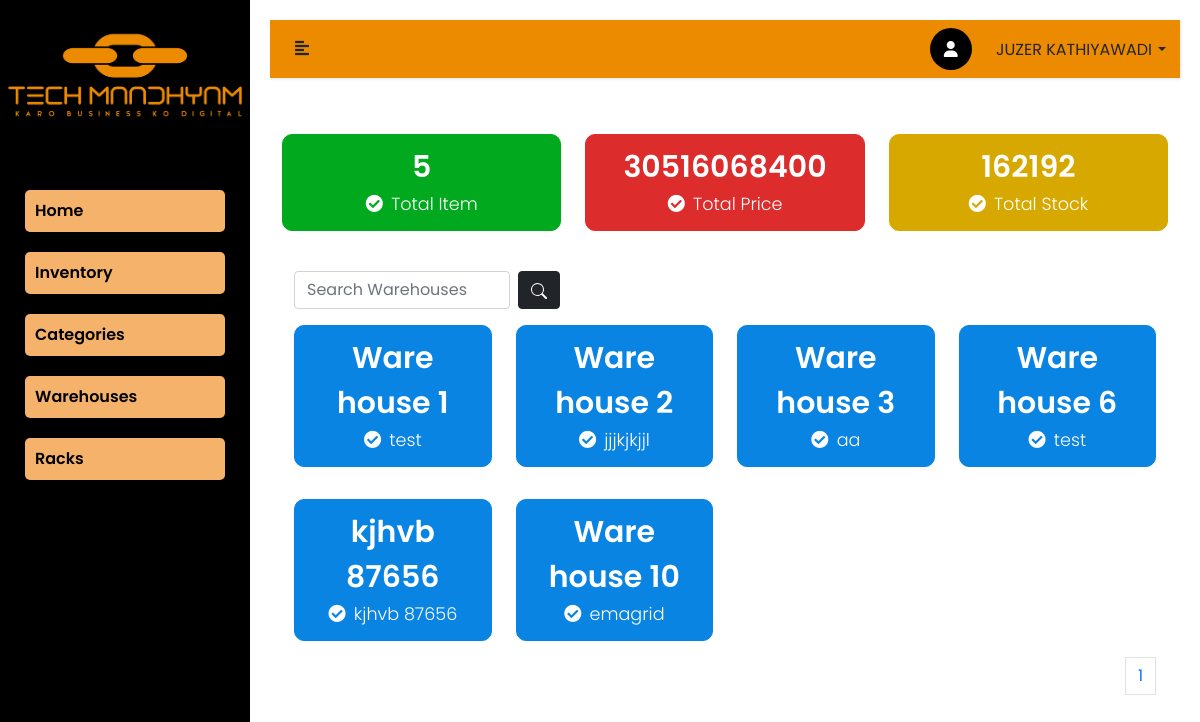
Page /home (signed in) on the committed database.
### inventory/models.py (models this page shows, shortened)
class Warehouse(models.Model):
    user = models.ForeignKey(User, on_delete=models.CASCADE, null=True)
    name = models.CharField(max_length=300)
    address = models.TextField(max_length=300, null=True)
    description = models.TextField(max_length=300, null=True)
    country = models.CharField(max_length=200, null = True)
    state = models.CharField(max_length=50, choices = STATE_CHOICES, null=True)
    city = models.CharField(max_length=100, null = True)
    zip_code = models.CharField(max_length=10, null=True)
    created_at = models.DateTimeField(auto_now_add=True, null=True, blank=True)
    updated_at = models.DateTimeField(auto_now_add=True, null=True, blank=True)

### core_app/views.py (the view)
# urls.py: path('home', views.Home.as_view(), name='home'),
@method_decorator([login_required], name="dispatch")
class Home(View):
    template_name: str = "home.html"
    def get(self, request):
        user = request.user
        data = Warehouse.objects.filter(user = user)
        paginator = Paginator(data, 8)
        page_number = request.GET.get('page')
        page_object = paginator.get_page(page_number)
        if user.is_superuser:
            userdetails: UserDetails = UserDetails.objects.all()
            total_item = Inventory.objects.all()
            total_item_count = total_item.count()
            total_price = 0
            total_stock = 0
            for i in total_item:
                total_price += int(i.price) * int(i.stock)
                total_stock += int(i.stock)
        else:
            userdetails: UserDetails = UserDetails.objects.get(user = user)
            total_item = Inventory.objects.filter(user = user)
            total_item_count = total_item.count()
            total_price = 0
            total_stock = 0
            for i in total_item:
                total_price += int(i.price) * int(i.stock)
                total_stock += int(i.stock)
        return render(request, self.template_name, locals())

### templates/home.html (shortened to what this page needs)
{% extends "base.html" %}
{% load static %}
{% block content %}
<div class="container">
  {% if page_object|length < 1 %}
    <div class="w-100">
        <div class="dashboard-cards-container mb-4">
            <div class="row">
                <div class="col-md-4 my-3">
                    <div class="dashboard-cards first_card">
                        <span class="dash-count">{{total_item_count}}</span>
                        <p class="dash-cards-title mb-0"><i class="fas fa-circle-check me-2"></i>Total Item</p>
                    </div>
                </div>
                <div class="col-md-4 my-3">
                    <div class="dashboard-cards second_card">
                        <span class="dash-count">{{total_price}}</span>
                        <p class="dash-cards-title mb-0"><i class="fas fa-circle-check me-2"></i></i>Total Price</p>
                    </div>
                </div>
                <div class="col-md-4 my-3">
                    <div class="dashboard-cards third_card">
                        <span class="dash-count">{{total_stock}}</span>
                        <p class="dash-cards-title mb-0"><i class="fas fa-circle-check me-2"></i>Total Stock</p>
                    </div>
                </div>
            </div>
        </div>
                <!-- <div class="col-md-3">
                    <div class="dashboard-cards forth_card">
                        <span class="dash-count">4000</span>
                        <p class="dash-cards-title mb-0"><i class="fas fa-circle-check me-2"></i>Total Completed</p>
                    </div>
                </div> -->
        <div class="container">
            <form class="d-flex" method="get" action="/search-warehouse">
                <input class="form-control me-2 w-25" type="search" placeholder="Search Warehouses" aria-label="Search"
                  name="search">
                <button class="btn btn-dark" type="submit"><svg xmlns="http://www.w3.org/2000/svg" width="16" height="16"
                    fill="currentColor" class="bi bi-search" viewBox="0 0 16 16">
                    <path
                      d="M11.742 10.344a6.5 6.5 0 1 0-1.397 1.398h-.001c.03.04.062.078.098.115l3.85 3.85a1 1 0 0 0 1.415-1.414l-3.85-3.85a1.007 1.007 0 0 0-.115-.1zM12 6.5a5.5 5.5 0 1 1-11 0 5.5 5.5 0 0 1 11 0z" />
                  </svg></button>
              </form>
        </div>
<br>
  <h3 class="text-center fw-bold mt-5">No WareHouse Found</h3>
        {% else %}
    <div class="w-100">
        <div class="dashboard-cards-container mb-4">
            <div class="row">
                <div class="col-md-4 my-3">
                    <div class="dashboard-cards first_card">
                        <span class="dash-count">{{total_item_count}}</span>
                        <p class="dash-cards-title mb-0"><i class="fas fa-circle-check me-2"></i>Total Item</p>
                    </div>
                </div>
                <div class="col-md-4 my-3">
                    <div class="dashboard-cards second_card">
                        <span class="dash-count">{{total_price}}</span>
                        <p class="dash-cards-title mb-0"><i class="fas fa-circle-check me-2"></i></i>Total Price</p>
                    </div>
                </div>
                <div class="col-md-4 my-3">
                    <div class="dashboard-cards third_card">
                        <span class="dash-count">{{total_stock}}</span>
                        <p class="dash-cards-title mb-0"><i class="fas fa-circle-check me-2"></i>Total Stock</p>
                    </div>
                </div>
            </div>
        </div>
        <div class="container">
            <form class="d-flex" method="get" action="/search-warehouse">
                <input class="form-control me-2 w-25" type="search" placeholder="Search Warehouses" aria-label="Search"
                  name="search">
                <button class="btn btn-dark" type="submit"></button>
              </form>
        </div>
        <div class="container">
            <div class="row">
                {% for i in page_object %}
                <div class="col-md-3 my-3">
                    <a href="{% url 'edit-warehouse' i.id %}">
                    <div class="dashboard-cards forth_card">
                        <span class="dash-count">{{i.name}}</span>
                        <p class="dash-cards-title mb-0"><i class="fas fa-circle-check me-2"></i>{{i.address}}</p>
                    </div>
                </a>
                </div>
                {% endfor %}
                <nav aria-label="Page navigation example">
                    <ul class="pagination justify-content-end">
                      <li class="page-item"><a class="page-link">{{ page_object.number }}</a></li>
                    </ul>
                  </nav>
            </div>
        </div>
{% endif %}
</div>
{% endblock content %}

### templates/base.html (shortened to what this page needs)
<!doctype html>
<html lang="en">
{% load static %}
<head>
  <link rel="stylesheet" type="text/css" href="https://cdnjs.cloudflare.com/ajax/libs/font-awesome/6.2.0/css/all.min.css">
  <link href="https://unpkg.com/aos@2.3.1/dist/aos.css" rel="stylesheet">
  <link rel="stylesheet" type="text/css" href="https://cdnjs.cloudflare.com/ajax/libs/font-awesome/5.7.1/css/all.min.css">
  <link rel="stylesheet" href="{% static 'css/bootstrap.min.css' %}">
  <link rel="stylesheet" href="{% static 'css/style.css' %}">
  <link rel="stylesheet" href="{% static 'css/inventory.css' %}">
  <link rel="stylesheet" href="https://cdnjs.cloudflare.com/ajax/libs/font-awesome/5.7.0/css/all.min.css">
  <link rel="stylesheet" href="https://cdnjs.cloudflare.com/ajax/libs/font-awesome/4.7.0/css/font-awesome.min.css">
</head>
<body class="body">
    <nav id="sidebar" class="sidbar">
        <img class="" src="{% static '/img/tech-logo.png' %}">
          <ul class="list-unstyled components">
              <li class="active home">
                  <a  href="{% url 'home' %} " aria-expanded="false" class="home-heading">Home</a>
              </li>
              <li class=" home">
                  <a  href="{% url 'add-single-inventory-item' %}"  aria-expanded="false" class="home-heading">Inventory</a>
              </li>
              <li class=" home">
                <a  href="{% url 'add-category' %}"  aria-expanded="false" class="home-heading">Categories</a>
            </li>
            <li class=" home">
                <a  href="{% url 'add-warehouse' %}"  aria-expanded="false" class="home-heading">Warehouses</a>
            </li>
            <li class=" home">
                <a  href="{% url 'add-rack' %}"  aria-expanded="false" class="home-heading">Racks</a>
            </li>
          </ul>
    </nav>
    <div id="content">
        <nav class="navbar navbar-expand-lg navbar-light"  style="background-color: #ed8b00;">
            <div class="container-fluid">
                <button type="button" id="sidebarCollapse" class="btn text-sidebar bg-turbo-yellow">
                    <i class="fas fa-align-left"></i>
                </button>
                <div class="collapse navbar-collapse navbar_menu justify-content-between" id="navbarSupportedContent">
                    <div class="header-profile pe-3">
                            <div class="dropdown">
                                <i class="fa-solid fa-user profile-icon"></i>
                                <a class="dropdown-button dropdown-toggle" href="#" role="button" id="dropdownMenuLink" data-bs-toggle="dropdown" aria-expanded="false">
                                    {{ user.first_name|upper }} {{user.last_name|upper}}
                                </a>
                              </div>
                    </div>
                </div>
            </div>
        </nav>
        {% block content %}
        {% endblock content %}
    </div>
</body>
</html>

### static/css/style.css (style rules this page uses)
* { margin: 0; padding: 0; font-family: 'Poppins'; }
body { padding: 0; margin: 0; background-color: #fff; }
img { width: 100%; }
ul, li { list-style: none; text-decoration: none; }
.home { margin: 20px 25px; border: none; border-radius: 5px; color: #000; background: #f5b26b; padding: 9px 10px; font-weight: 600; }
.bg-turbo-yellow { background-color: $turbo-yellow; }
p { font-family: 'Poppins', sans-serif; font-size: 1.1em; font-weight: 300; line-height: 1.7em; color: #999; }
a, a:hover, a:focus { color: inherit; text-decoration: none; transition: all 0.3s; }
.navbar { background: #fff; border: none; border-radius: 0; margin-bottom: 40px; box-shadow: 1px 1px 3px rgba(0, 0, 0, 0.1); }
.text-sidebar { color: $text-sidebar; }
.sidbar { min-width: 250px; max-width: 250px; background: #000; color: $text-sidebar; transition: all 0.3s; position: fixed; top: 0; left: 0; width: 100%; min-height: 100vh; }
#sidebar ul.components { padding: 20px 0; border-bottom: 1px solid $lila-line; }
.dropdown-toggle::after { display: block; position: absolute; top: 50%; right: -14px; transform: translateY(-50%); }
.profile-icon { padding: 13px 14px; color: #fff; background: #000; border-radius: 52px; margin-right: 20px; }
#content { width: calc(100% - 250px); padding: 20px; transition: all 0.3s; margin-left: auto; margin-right: 0; }
.navbar_menu { display: flex; }
.dashboard-cards { padding: 10px 20px; text-align: center; border-radius: 10px; color: #fff; }
.dash-count { font-weight: 600; font-size: 30px; }
.dash-cards-title { color: #fff; }
.first_card { border: 1px solid #00a91d; background: #00a91d; }
.second_card { border: 1px solid #dd2c2c; background: #dd2c2c; }
.third_card { border: 1px solid #d7a900; background: #d7a900; }
.forth_card { border: 1px solid #0984e3; background: #0984e3; }

### static/css/inventory.css (style rules this page uses)
body { margin: 0; padding: 0; }

### rows in the picture
Warehouse: name "Ware house 1", address "test"
Warehouse: name "Ware house 2", address "jjjkjkjjl"
Warehouse: name "Ware house 3", address "aa"
Warehouse: name "Ware house 6", address "test"
Warehouse: name "kjhvb 87656", address "kjhvb 87656"
Warehouse: name "Ware house 10", address "emagrid"

### other values in the picture
{{ user.first_name|upper }} "JUZER"
{{ user.last_name|upper }} "KATHIYAWADI"
{{ total_item_count }} "5"
{{ total_price }} "30516068400"
{{ total_stock }} "162192"
{{ page_object.number }} "1"
